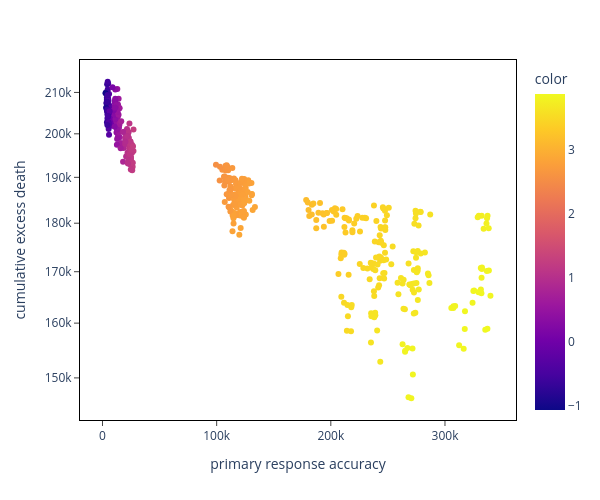

Source (notebook cell):
### Code cell
sec_mean_df['cumu_harm_I'] = (sec_mean_df['s_harm_pI'] + sec_mean_df['s_harm_sI']) 

fig = px.scatter(sec_mean_df, x = 's_max_pE', y = sec_mean_df['cumu_harm_I'], 
                 color = np.log(sec_mean_df['s_norm_max_peff']), #size ='s_EeM_reg',
                 labels ={"s_inf_ant": "network anticipation",
                          's_max_pE': "primary response accuracy",
                          's_norm_max_peff': r"$\text{primary effector response } (K_{IE}^{-1})$",
                          's_norm_harm_pI': "primary infection harm",
                          's_norm_harm_sI': "secondary infection harm",
                          'cumu_harm_I': "cumulative infection harm",
                          's_EeM_reg': "effector-to-memory regulation",
                          's_pME_reg': "memory-to-effector regulation"} ,
                 width = 600,
                 height = 500,
                 hover_data = ['s_psi_NE_c', 's_psi_NE_I', 's_psi_EeM_c', 's_psi_EeM_I', 's_psi_pME_c', 's_psi_pME_I'],
                log_y = True)

fig.update_layout(
    plot_bgcolor='white',
    yaxis_title = "cumulative excess death"
)

fig.update_xaxes(
    mirror=True,
    ticks='outside',
    showline=True,
    linecolor='black'
)
fig.update_yaxes(
    mirror=True,
    ticks='outside',
    showline=True,
    linecolor='black'
)

#fig.add_vline(x = 1.0, line_width=1.5, line_dash="dash", line_color="black")

fig.show()
#fig.write_html('_figs/p_E_v_inf_ant_w_p_harm_I_'+reg_model+'.html')

### Figure 1 — Plotly figure (JSON) as saved in the notebook; plotly's stock layout.template omitted (floating-point values rounded to 4 significant figures; data arrays with more than 128 entries replaced by an {"elided": "..."} marker saying what was removed)
{"data": [{"customdata": {"elided": "512x6 int values"}, "hovertemplate": "primary response accuracy=%{x}<br>cumulative infection harm=%{y}<br>s_psi_NE_c=%{customdata[0]}<br>s_psi_NE_I=%{customdata[1]}<br>s_psi_EeM_c=%{customdata[2]}<br>s_psi_EeM_I=%{customdata[3]}<br>s_psi_pME_c=%{customdata[4]}<br>s_psi_pME_I=%{customdata[5]}<br>color=%{marker.color}<extra></extra>", "legendgroup": "", "marker": {"color": {"elided": "512 float values"}, "coloraxis": "coloraxis", "symbol": "circle"}, "mode": "markers", "name": "", "orientation": "v", "showlegend": false, "type": "scatter", "x": {"elided": "512 float values"}, "xaxis": "x", "y": {"elided": "512 float values"}, "yaxis": "y"}], "layout": {"coloraxis": {"colorbar": {"title": {"text": "color"}}, "colorscale": [[0, "#0d0887"], [0.1111, "#46039f"], [0.2222, "#7201a8"], [0.3333, "#9c179e"], [0.4444, "#bd3786"], [0.5556, "#d8576b"], [0.6667, "#ed7953"], [0.7778, "#fb9f3a"], [0.8889, "#fdca26"], [1, "#f0f921"]]}, "height": 500, "legend": {"tracegroupgap": 0}, "margin": {"t": 60}, "plot_bgcolor": "white", "width": 600, "xaxis": {"anchor": "y", "autorange": true, "domain": [0, 1], "linecolor": "black", "mirror": true, "range": [-19740.0, 362200.0], "showline": true, "ticks": "outside", "title": {"text": "primary response accuracy"}, "type": "linear"}, "yaxis": {"anchor": "x", "autorange": true, "domain": [0, 1], "linecolor": "black", "mirror": true, "range": [5.155, 5.339], "showline": true, "ticks": "outside", "title": {"text": "cumulative excess death"}, "type": "log"}}}
